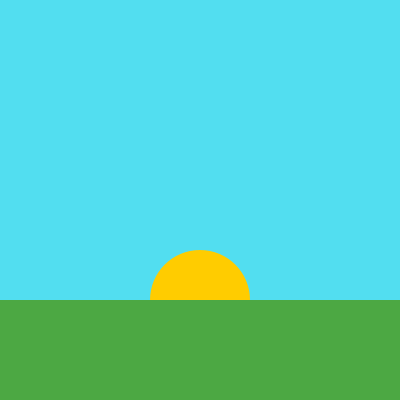
Frame 1 (no input)
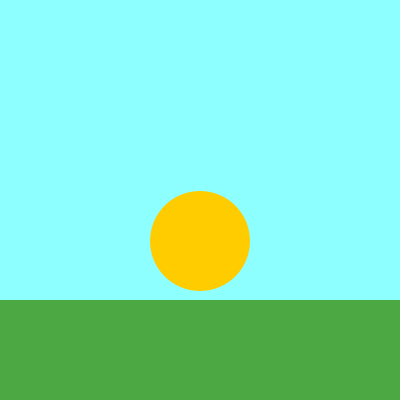
Frame 60 (the mouse pressed at the canvas centre just before this capture)
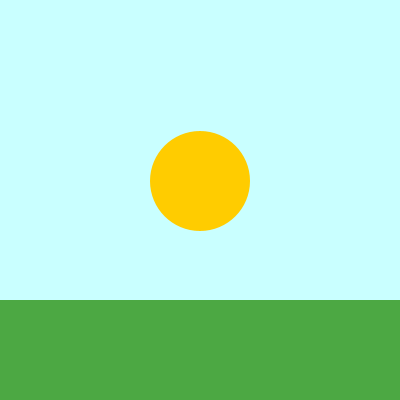
Frame 120 (the mouse held since frame 60 and released just before this capture)

The Processing sketch that drew these frames (run headless with seeded random() and noise(); from frame 60 on, the mouse is pressed at the canvas centre):

// Processing sketch: sketch_sunrise
// ── sketch_sunrise.pde
int sunRise = 300;
int redSky = 82;
int greenSky = 222;
int blueSky = 240;
void setup() {
  /* 
  This is the size of the window they give you in Khan Academy, but 
  here, you can change the dimensions however you want!
  */
noStroke();
size(400, 400);

}

void draw() {
    // the beautiful blue sky
    background(redSky, greenSky, blueSky);

     // The sun, a little circle on the horizon
    fill(255, 204, 0);
    ellipse(200, sunRise, 100, 100);
    
    // The land, blocking the sun
    fill(76, 168, 67);
    rect(0, 300, 400, 100);
    
    sunRise--;
    redSky++;
    greenSky++;
    blueSky++;

};
